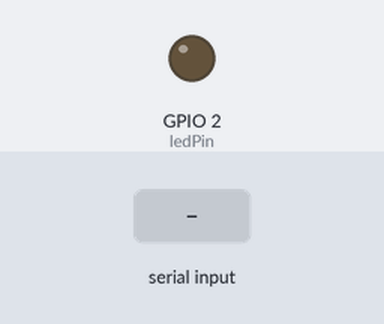
Simulated run of this sketch. Board: ESP32. Shown: output pins drawn as LEDs (lit = HIGH). The inputs (shaded band) are chosen by the test bench. Nothing arrives over Bluetooth unless stated.

Above: at 1.2 s.
1.3 s: "on\n" received over the second serial link
At 2.5 s:
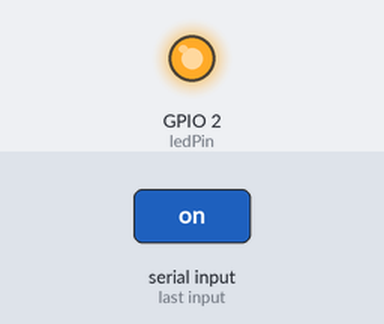
2.8 s: "off\n" received over the second serial link
At 3.5 s:
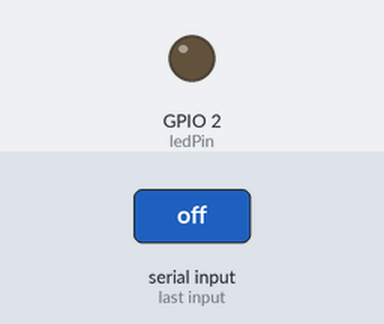
Timing chart, 0 to 5.8 s (numbered marks = the images above; inputs shaded):
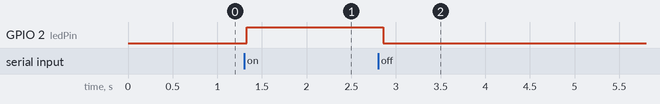

Measured:
- after the input at 1.3 s, GPIO 2 (ledPin): LOW → HIGH at once
- after the input at 2.8 s, GPIO 2 (ledPin): HIGH → LOW after 0.06 s

The sketch:

bluetooth.ino
```cpp
#include "BluetoothSerial.h"

BluetoothSerial SerialBT;

const int ledPin =  2;

String poruka = "";
String on = "Led dioda je ukljucena\n";
String off = "Led dioda je iskljucena\n";

void setup() {
  pinMode(ledPin, OUTPUT);
  SerialBT.begin("RAMPU bluetooth");
}

void loop() {
  if (SerialBT.available()){
    char incomingChar = SerialBT.read();
    if (incomingChar != '\n'){
      poruka += String(incomingChar);
    }
    else{
      poruka = "";
    }
  }

  if (poruka =="on"){
    digitalWrite(ledPin, HIGH);
    for (int i = 0; i < on.length(); i++)
    SerialBT.write(on[i]);
  }
  else if (poruka =="off"){
    digitalWrite(ledPin, LOW);
    for (int i = 0; i < off.length(); i++)
    SerialBT.write(off[i]);
  }
  delay(20);
}
```
